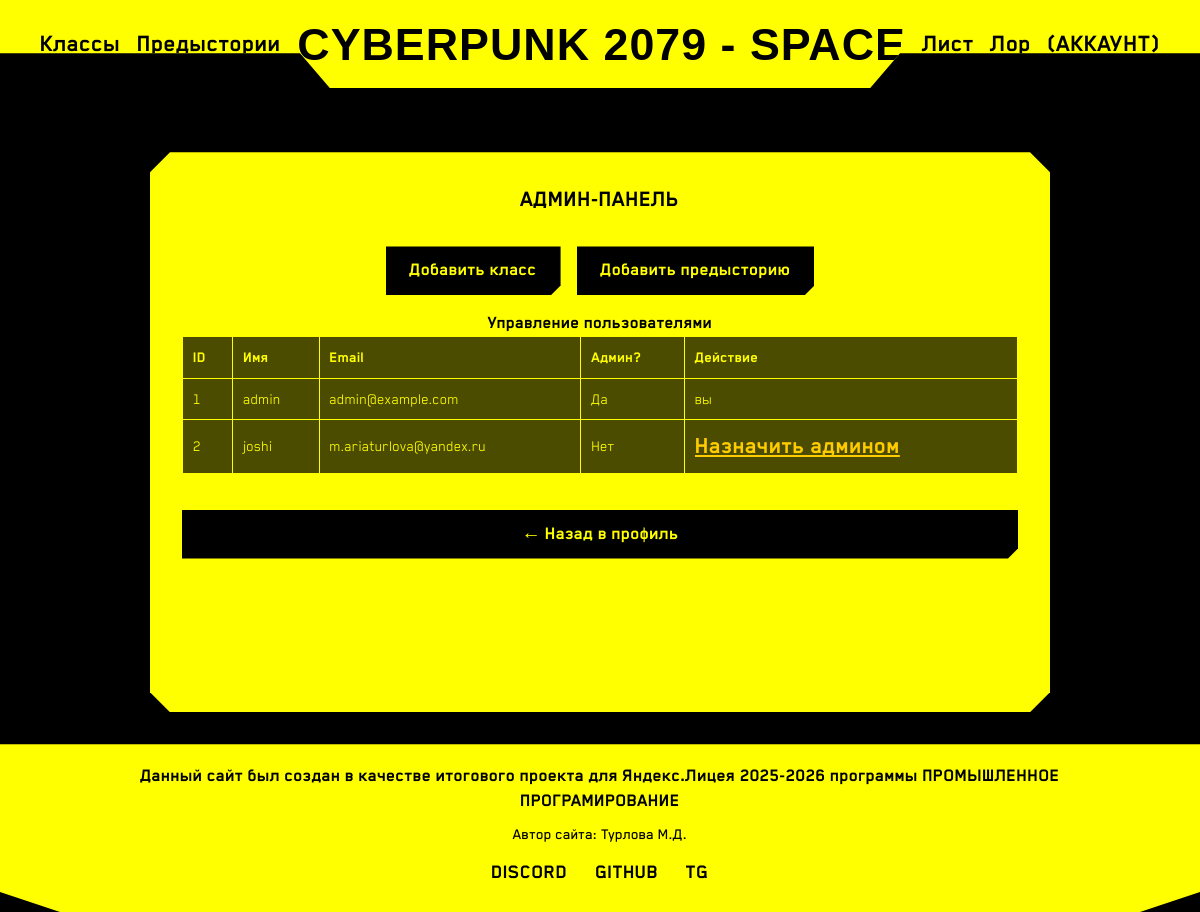
The page /admin (signed in) on the database its author committed.
### tables this page shows
CREATE TABLE users (
                id INTEGER PRIMARY KEY AUTOINCREMENT,
                username TEXT UNIQUE NOT NULL,
                email TEXT UNIQUE NOT NULL,
                password_hash TEXT NOT NULL,
                avatar TEXT DEFAULT 'uploads/avatars/default.png',
                is_admin INTEGER DEFAULT 0,
                created_at TIMESTAMP DEFAULT CURRENT_TIMESTAMP
            );

### app.py (the view)
@app.route('/admin')
@admin_required
def admin_panel():
    with get_db() as conn:
        users = conn.execute("SELECT id, username, email, is_admin FROM users ORDER BY id").fetchall()
    return render_template('admin.html', users=users)

### app.py (called while the page is built)
def get_db():
    conn = sqlite3.connect('database.db')
    conn.row_factory = sqlite3.Row
    return conn

def admin_required(f):
    @wraps(f)
    def decorated_function(*args, **kwargs):
        if 'user_id' not in session:
            flash('Пожалуйста, войдите.', 'danger')
            return redirect(url_for('account'))
        with get_db() as conn:
            user = conn.execute("SELECT is_admin FROM users WHERE id = ?", (session['user_id'],)).fetchone()
            if not user or user['is_admin'] != 1:
                flash('Доступ запрещён. Требуются права администратора.', 'danger')
                return redirect(url_for('account'))
        return f(*args, **kwargs)
    return decorated_function

### templates/admin.html
{% extends "base.html" %}
{% block content %}
<div class="profile-card">
    <h2>АДМИН-ПАНЕЛЬ</h2>
    <div style="display: flex; gap: 1rem; justify-content: center; margin: 1rem 0;">
        <a href="{{ url_for('add_class') }}" class="cyber-button" style="display: inline-block; width: auto;">Добавить класс</a>
        <a href="{{ url_for('add_background') }}" class="cyber-button" style="display: inline-block; width: auto;">Добавить предысторию</a>
    </div>
    <h3>Управление пользователями</h3>
    <table class="admin-table">
        <thead><tr><th>ID</th><th>Имя</th><th>Email</th><th>Админ?</th><th>Действие</th></tr></thead>
        <tbody>
        {% for u in users %}
        <tr>
            <td>{{ u.id }}</td><td>{{ u.username }}</td><td>{{ u.email }}</td>
            <td>{% if u.is_admin %}Да{% else %}Нет{% endif %}</td>
            <td>{% if u.id != session['user_id'] %}<a href="{{ url_for('toggle_admin', user_id=u.id) }}">{% if u.is_admin %}Лишить прав{% else %}Назначить админом{% endif %}</a>{% else %}вы{% endif %}</td>
        </tr>
        {% endfor %}
        </tbody>
    </table>
    <br>
    <a href="{{ url_for('account') }}" class="cyber-button" style="display: inline-block;">← Назад в профиль</a>
</div>
{% endblock %}

### static/css/style.css (style rules this page uses)
* { margin: 0; padding: 0; box-sizing: border-box; }
body { background-color: black; font-family: 'Blender Pro', sans-serif; color: #000; line-height: 1.3; }
a { color: black; text-decoration: none; font-size: 25px; font-weight: 600; }
html { scroll-behavior: smooth; }
.cyber-button { background: black; color: yellow; border: none; padding: 12px 24px; font-family: 'Blender Pro', sans-serif; font-weight: bold; font-size: 1.2rem; cursor: pointer; clip-path: polygon(0 0, 100% 0, 100% calc(100% - 10px), calc(100% - 10px) 100%, 0 100%); transition: all 0.2s; margin-top: 15px; width: 100%; }
.profile-card { background: yellow; padding: 2rem; text-align: center; clip-path: polygon(0 20px, 20px 0, calc(100% - 20px) 0, 100% 20px, 100% calc(100% - 20px), calc(100% - 20px) 100%, 20px 100%, 0 calc(100% - 20px)); max-width: 900px; margin: 2rem auto; }
.admin-table { width: 100%; border-collapse: collapse; background: rgba(0,0,0,0.7); color: yellow; }
.admin-table th, .admin-table td { border: 1px solid yellow; padding: 10px; text-align: left; }
.admin-table a { color: #ffcc00; text-decoration: underline; }
.profile-card { min-height: 70vh; }
body { display: flex; flex-direction: column; min-height: 100vh; }

### rows shown on the page
users: id "1", username "admin", email "admin@example.com", is_admin "Да", shows "вы"
users: id "2", username "joshi", email "m.ariaturlova@yandex.ru", is_admin "Нет"
